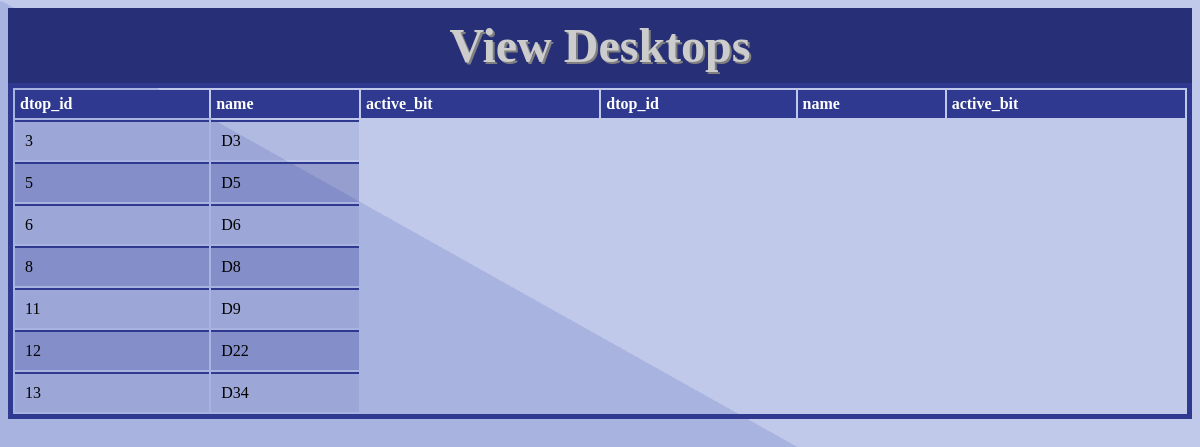
The app's page /Views/viewdesktops.php, older data.
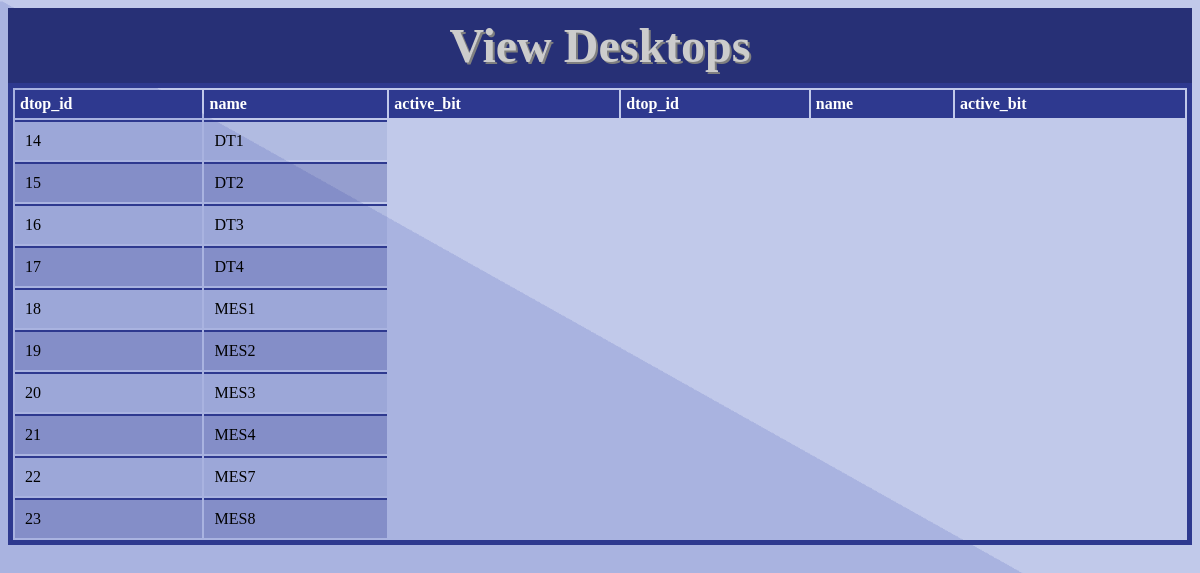
The same page, newer data.
### tables this page shows
CREATE TABLE `desktop` (
  `dtop_id` int(11) NOT NULL AUTO_INCREMENT,
  `name` varchar(40) NOT NULL,
  `active_bit` bit(1) DEFAULT b'1',
  PRIMARY KEY (`dtop_id`),
  UNIQUE KEY `desktop_id_UNIQUE` (`dtop_id`)
);

### Views/viewdesktops.php (the view, shortened to what this page needs)
<?php
        $dbh = ConnectDB();
?>
<html>
<head>
   <link rel="stylesheet" type="text/css" href="../Styles/displayTables.css">
</head>
<body class="background" background="../Images/Background.png">
<div class="header">View Desktops</div>
   <table>
      <tr>
         <?php
            try{
               $sql = "SELECT column_name ";
               $sql .= "FROM information_schema.columns ";
               $sql .= "WHERE table_name = 'desktop'";
               $stmt = $dbh->prepare($sql);
               $stmt->execute();
               foreach($stmt->fetchAll() as $columns) {
                  echo " <th>" . $columns['column_name'] . " </th>";
               }
            }
 	    catch(Exception $e){}
         ?>
      </tr>
      <?php
         try{
            $sql = "SELECT name, dtop_id ";
            $sql .= "FROM desktop ";
            $stmt = $dbh->prepare($sql);
            $stmt->execute();
            foreach($stmt->fetchAll() as $dtop) {
               $row =  " <tr><td>" . $dtop['dtop_id'];
               $row .= "</td><td>" . $dtop['name'];
               $row .= "</td></tr>";
               echo $row;
               }
            }
         catch(Exception $e){}
      ?>
   </table>
</body>
</html>

### Styles/displayTables.css (style rules this page uses)
table { width: 100%; border: 5px solid #2e398f; }
th { text-align: left; padding: 5px; font-weight: bold; background-color: #2e398f; color: white; }
td, tr { border-top: 2px solid #2e398f; color: black; text-align: left; padding: 10px; font-size: 16px; }
tr:nth-child(even) { background-color: rgba(46, 57, 143, 0.1); }
tr:nth-child(odd) { background-color: rgba(46, 57, 143, 0.3); }
.background { background-repeat: no-repeat; background-attachment: scroll; background-size: cover; }
.header { font-family: verdana; text-shadow: 2px 2px grey; background: #273076; text-align: center; font-weight: bold; color: #ccc; font-size: 48px; cursor: default; padding: 10px; }

Row changes from the older to the newer data that the page shows:
removed desktop: dtop_id "3", name "D3"
removed desktop: dtop_id "5", name "D5"
removed desktop: dtop_id "6", name "D6"
removed desktop: dtop_id "8", name "D8"
removed desktop: dtop_id "11", name "D9"
removed desktop: dtop_id "12", name "D22"
removed desktop: dtop_id "13", name "D34"
added desktop: dtop_id "14", name "DT1"
added desktop: dtop_id "15", name "DT2"
added desktop: dtop_id "16", name "DT3"
added desktop: dtop_id "17", name "DT4"
added desktop: dtop_id "18", name "MES1"
added desktop: dtop_id "19", name "MES2"
added desktop: dtop_id "20", name "MES3"
added desktop: dtop_id "21", name "MES4"
added desktop: dtop_id "22", name "MES7"
added desktop: dtop_id "23", name "MES8"
